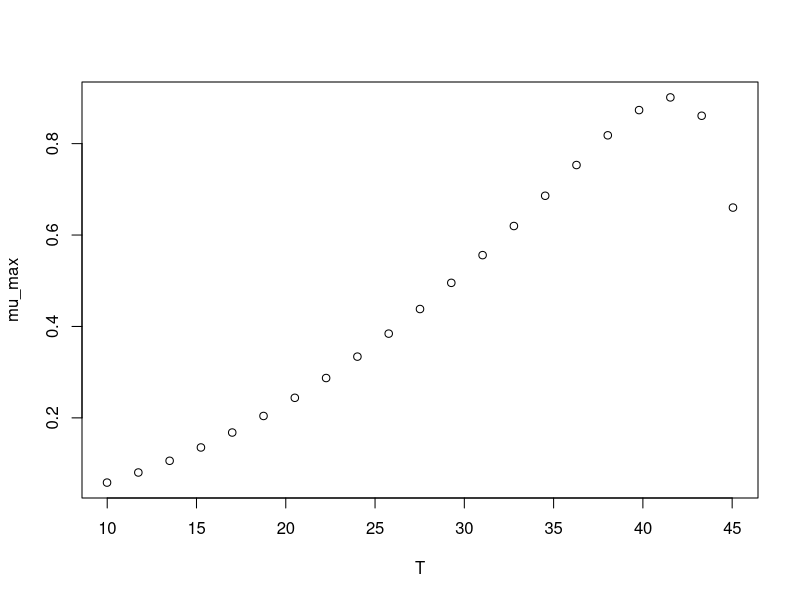

This figure's R source:
#############################
# start of Parameter script
#############################
T <- seq(9.99000999000999,45.045,length.out=21)
#############################
# end of Parameter script
#############################
############################# 
# start of Model script Gropin ID 1145 
#############################
 
# constant coefficients for this model
 
variables <- data.frame(T)
argumentsPar <- expand.grid(variables)
 
# heart of the model
response_surface <- function(T) {
   mumax <-5.75*(10^-4)*((T+0.09)^2)*(1-exp(0.4329*(T-46.96)))

return(mumax=mumax)
} 

# output parameters
mumax <- cbind(argumentsPar,response_surface(argumentsPar['T']))
colnames(mumax) <- c(colnames(argumentsPar),'mumax')
#############################
# End of Model script
#############################
############################# 
# start of Visualisation script Gropin ID 1145 
#############################
plot(T,mumax$mumax,
                          xlab='T',
                          ylab='mu_max')
#############################
# End of Visualisation script
#############################
